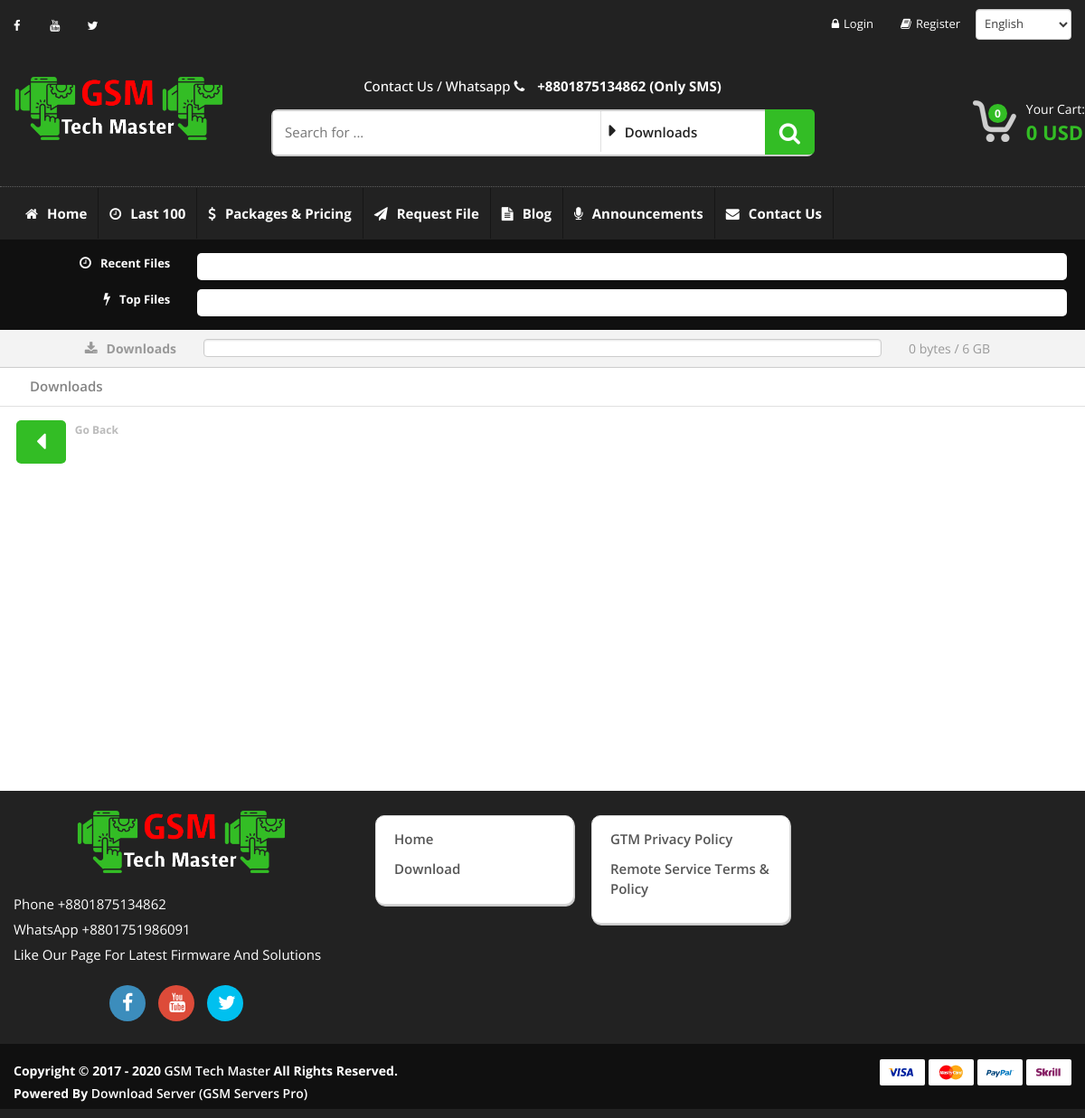
Screenshot of /pages/folders/index.php with the database file from the repository.
### tables this page shows
CREATE TABLE `interface_setup` (
  `id` bigint(20) UNSIGNED NOT NULL,
  `language` varchar(10) DEFAULT NULL,
  `skin` varchar(15) DEFAULT NULL,
  `default_password` varchar(300) DEFAULT NULL,
  `show_new_days` int(5) DEFAULT 3,
  `footer_text` text DEFAULT NULL,
  `copyright` text DEFAULT NULL,
  `header_contact` text DEFAULT NULL,
  `footer_contact` text DEFAULT NULL,
  `switch_language` int(1) UNSIGNED DEFAULT 0,
  `enable_review` int(1) UNSIGNED DEFAULT 0,
  `facebook_url` varchar(400) DEFAULT NULL,
  `youtube_url` varchar(400) DEFAULT NULL,
  `twitter_url` varchar(400) DEFAULT NULL,
  `linkedin_url` varchar(400) DEFAULT NULL,
  `instagram_url` varchar(400) DEFAULT NULL,
  `image_slider` int(1) DEFAULT 0,
  `download_search` int(1) DEFAULT 0,
  `download_folder` int(1) DEFAULT 0,
  `feature_and_arrival` int(1) DEFAULT 0,
  `best_sells` int(1) DEFAULT 1,
  `top_feature_product` int(1) DEFAULT 1,
  `top_and_recent_file_list` int(1) DEFAULT 1,
  `our_partner` int(1) DEFAULT 1,
  `active` int(1) DEFAULT 1,
  `created_at` timestamp NULL DEFAULT NULL,
  `updated_at` timestamp NULL DEFAULT NULL ON UPDATE current_timestamp(),
  `updated_by` int(11) DEFAULT NULL
);

CREATE TABLE `system_setup` (
  `id` int(11) NOT NULL,
  `site_title` tinytext DEFAULT NULL,
  `site_url` tinytext DEFAULT NULL,
  `site_logo` tinytext DEFAULT NULL,
  `lazy_image` tinytext DEFAULT NULL,
  `default_folder_icon` tinytext DEFAULT NULL,
  `default_file_thumbnail` tinytext DEFAULT NULL,
  `og_image` tinytext DEFAULT NULL,
  `fav_icon` tinytext DEFAULT NULL,
  `meta_tag` text DEFAULT NULL,
  `meta_description` text DEFAULT NULL,
  `support_email` tinytext DEFAULT NULL,
  `contact_email` tinytext DEFAULT NULL,
  `technical_email` tinytext DEFAULT NULL,
  `billing_email` tinytext DEFAULT NULL,
  `currency_code` varchar(10) DEFAULT NULL,
  `currency_format` varchar(10) DEFAULT NULL,
  `currency_decimal` varchar(10) DEFAULT NULL,
  `maximum_pending_order` varchar(10) DEFAULT NULL,
  `allow_registration` tinyint(1) DEFAULT 0,
  `mail_verification` tinyint(1) DEFAULT 0,
  `captcha_active` tinyint(1) DEFAULT 0,
  `lazy_active` tinyint(1) DEFAULT 0,
  `balance_order` tinyint(1) DEFAULT NULL,
  `balance_transfer` tinyint(1) DEFAULT 0,
  `show_partner` tinyint(1) DEFAULT 1,
  `show_recent_file` tinyint(1) DEFAULT 1,
  `show_top_file` tinyint(1) DEFAULT 1,
  `show_announcement` tinyint(1) DEFAULT 1,
  `login_download` tinyint(1) DEFAULT 1,
  `free_download_size` varchar(20) DEFAULT '5',
  `size_unit` varchar(6) DEFAULT 'GB',
  `size_in_bytes` varchar(40) DEFAULT '5368709120',
  `file_limit` int(4) DEFAULT 15,
  `theme_color` varchar(12) DEFAULT 'green',
  `theme_text` varchar(12) DEFAULT 'blue',
  `top_bar_color` varchar(12) DEFAULT 'yellow',
  `menu_bar_color` varchar(12) DEFAULT 'red',
  `header_color` varchar(12) DEFAULT 'pink',
  `news_part` varchar(12) DEFAULT 'orange',
  `folder_color` varchar(12) DEFAULT 'green',
  `footer_color` varchar(12) DEFAULT 'gray',
  `footer_bar_color` varchar(12) DEFAULT 'black',
  `show_map` int(1) DEFAULT 0,
  `map_url` varchar(400) DEFAULT 'https://www.google.com/maps/embed?pb=!1m18!1m12!1m3!1d3651.873610134837!2d90.4224795145893!3d23.751886084588595!2m3!1f0!2f0!3f0!3m2!1i1024!2i768!4f13.1!3m3!1m2!1s0x3755b871cec3a7e5%3A0xf766a4fabc165e9b!2sTaltola%20Market%20Rd%2C%20Dhaka!5e0!3m2!1sen!2sbd!4v1574410761745!5m2!1sen!2sbd',
  `is_email_verified` int(1) DEFAULT 1,
  `is_active` int(1) DEFAULT 1,
  `created_at` timestamp NULL DEFAULT current_timestamp(),
  `updated_at` timestamp NULL DEFAULT NULL ON UPDATE current_timestamp(),
  `created_by` int(11) DEFAULT NULL,
  `updated_by` int(11) DEFAULT NULL
);

### functions/common.php (called while the page is built, shortened)
<?php
function get_objects($conn, $table_name, $filter_set=array(), $order_by='id', $sorted='ASC'){
    if(!empty($filter_set)){
        $filter = '';
        $index = 0;
        foreach($filter_set as $key=>$value){
            if($index==0){
                if($value == ''){
                    $filter .= "WHERE $key IS NULL";
                }else{
                    $filter .= "WHERE $key = '$value'";
                }
            }else{
                if($value == ''){
                    $filter .= " AND $key IS NULL";
                }else{
                    $filter .= " AND $key = '$value'";
                }
            }
            $index = $index + 1;
        }
        $qry = "SELECT * FROM $table_name $filter ORDER BY $order_by $sorted";
    }else{
        $qry = "SELECT * FROM $table_name ORDER BY $order_by $sorted";
    }
    return $conn->query($qry);
}
?>

### components/recent-and-top-files.php (the view, shortened to what this page needs)
<div class="downloads-recent-header  row">
  <div class="rf-mq-container mq-container container">
    <div class="col-md-2 col-sm-3 col-xs-2 text-right">
      <i class="fa fa-clock-o fw-r10"></i><span class="hidden-xs font-13 text-bold">Recent Files</span>
    </div>
    <div class="col-md-10 col-sm-9 col-xs-10">
      <div class="marquee-set">
      </div>
    </div>
  </div>
  <div class="tf-mq-container mq-container container">
    <div class="col-md-2 col-sm-3 col-xs-2 text-right">
      <i class="fa fa-flash fw-r10"></i><span class="hidden-xs font-13 text-bold">Top Files</span>
    </div>
    <div class="col-md-10 col-sm-9 col-xs-10">
      <div class="marquee-set">
      </div>
    </div>
  </div>
</div>

### layout/navbar.php (shortened to what this page needs)
<nav class="top-bar animate-dropdown">
    <div class="container">
        <div class="col-md-4 col-sm-4 no-margin hidden-xs">
            <ul class="mar-t-5">
                <li>
                    <a target="_blank" href="<?=isset($facebook_url) ? $facebook_url : ''?>"
                        class="fa fa-lg fa-facebook bg-white"></a>
                </li>
                <li>
                    <a target="_blank" href="<?=isset($youtube_url) ? $youtube_url : ''?>"
                        class="fa fa-lg fa-youtube bg-white"></a>
                </li>
                <li>
                    <a target="_blank" href="<?=isset($twitter_url) ? $twitter_url : ''?>" class="fa fa-lg fa-twitter bg-white"></a>
                </li>
            </ul>
        </div>
        <div class="col-md-8 col-sm-8 col-xs-12 no-margin">
            <ul class="right">
                <li>
                    <a href="<?=LOGIN_URL?>"><i class="fa fa-lock fw-r5"></i>Login</a>
                </li>
                <li>
                    <a href="<?=SIGN_UP_URL?>"><i class="fa fa-book fw-r5"></i>Register</a>
                </li>
                <li class="hidden-xs">
                    <form id="change_language_form" class="form-inline" method="get" action="#">
                        <select class="form-control le-select" name="language" bind-sel="en"
                            onchange="$('#change_language_form').submit();">
                            <option value="en">English</option>
                        </select>
                    </form>
                </li>
            </ul>
        </div>
    </div>
</nav>
<header class="no-padding-bottom header-alt">
    <div class="container no-padding">
        <div class="col-md-3 col-sm-6 col-xs-12 logo-holder">
            <div class="logo">
                <a href="<?=BASE_URL?>">
                    <img src="<?=isset($site_logo) ? $site_logo : ''?>" alt="Download Server" />
                </a>
            </div>
        </div>
        <div class="col-md-6 hidden-sm hidden-xs top-search-holder no-margin">
            <div class="search-area-top">
                <p class="text-white"><?=isset($header_contact) ? $header_contact : ''?></p>
            </div>
            <div class="search-area">
                <form id="header_search_form" method="get" action="http://gsmtechmaster.com/search">
                    <div class="control-group">
                        <input class="search-field" name="keyword" placeholder="Search for ..." required>
                        <ul class="categories-filter animate-dropdown">
                            <li class="dropdown">
                                <a class="dropdown-toggle" data-toggle="dropdown" href="javascript:void(0)"><span
                                        id="header_search_cat">Downloads</span></a>
                            </li>
                        </ul>
                        <button role="button" type="submit" class="btn search-button"></button>
                    </div>
                </form>
            </div>
        </div>
        <div class="col-md-3 col-sm-6 col-xs-12 top-cart-row no-margin">
            <div class="top-cart-row-container">
                <div class="top-cart-holder dropdown animate-dropdown">
                    <div class="basket">
                        <a class="dropdown-toggle link-secondary" data-toggle="dropdown" href="#">
                            <div class="basket-item-count">
                                <span class="count">0</span>
                            </div>
                            <div class="total-price-basket">
                                <span class="lbl">Your Cart:</span>
                                <span class="total-price">
                                    0 USD
                                </span>
                            </div>
                        </a>
                    </div>
                </div>
            </div>
        </div>
    </div>
    <nav id="top-megamenu-nav" class="megamenu-vertical animate-dropdown">
        <div class="container">
            <div class="yamm navbar">
                <div class="collapse navbar-collapse" id="mc-horizontal-menu-collapse">
                    <ul class="nav navbar-nav">
                        <li><a href="<?=BASE_URL?>"><i class="fa fa-home fw-r10"></i>Home</a></li>
                        <li><a href="<?=RECENT_FILE_URL?>"><i class="fa fa-clock-o fw-r10"></i>Last 100</a></li>
                        <li><a href="<?=PACKAGE_URL?>"><i class="fa fa-dollar fw-r10"></i>Packages &amp; Pricing</a>
                        </li>
                        <li><a href="<?=REQUEST_FILE_URL?>"><i class="fa fa-send fw-r10"></i>Request File</a></li>
                        <li><a href="<?=BLOG_URL?>"><i class="fa fa-file-text fw-r10"></i>Blog</a></li>
                        <li><a href="<?=ANNOUNCEMENT_URL?>"><i class="fa fa-microphone fw-r10"></i>Announcements</a>
                        </li>
                        <li><a href="<?=CONTACT_US_URL?>"><i class="fa fa-envelope fw-r10"></i>Contact us</a></li>
                    </ul>
                </div>
            </div>
        </div>
    </nav>
</header>

### layout/footer.php
<footer id="footer" class="">
    <div class="link-list-row">
        <div class="container no-padding">
            <div class="col-xs-12 col-md-4 ">
                <div class="contact-info">
                    <div class="footer-logo text-center">
                        <img src="<?=isset($site_logo) ? BASE_URL.$site_logo : ''?>" alt="GSM server Free Firmware" />
                    </div>
                    <p>
                        <?=isset($footer_contact) ? $footer_contact : ''?>
                    </p>
                    <div class="social-icons text-center">
                        <ul>
                            <li>
                                <a target="_blank" href="<?=isset($facebook_url) ? $facebook_url : ''?>"
                                    class="fa fa-lg fa-facebook bg-light-blue"></a>
                            </li>
                            <li>
                                <a target="_blank" href="<?=isset($youtube_url) ? $youtube_url : ''?>"
                                    class="fa fa-lg fa-youtube bg-red"></a>
                            </li>
                            <li>
                                <a target="_blank" href="<?=isset($twitter_url) ? $twitter_url : ''?>"
                                    class="fa fa-lg fa-twitter bg-aqua"></a>
                            </li>
                        </ul>
                    </div>
                </div>
            </div>
            <div class="col-xs-12 col-md-8 no-margin">
                <div class="link-widget">
                    <div class="widget">
                        <ul>
                            <li><a href="<?=BASE_URL?>">Home</a></li>
                            <li><a href="download.html">Download</a></li>
                        </ul>
                    </div>
                </div>
                <div class="link-widget">
                    <div class="widget">
                        <ul>
                            <li><a
                                    href="page/Privacy-Policyda37.html?pid=eyJpdiI6ImFcL1lqbmREUTYyaUswU0VmOHdCeEN3PT0iLCJ2YWx1ZSI6IkpLbUVER09ta2g4U1dyXC9Ucml6ME5RPT0iLCJtYWMiOiI2NzFmYTdhYWZlMzdlNDkzOWFkMmY4OTk4YjQ5ZGI2NTY2OTlmNzFhMTMzYWE3MjdiNjY2ZjNiNDRkODc0NDM4In0=">GTM
                                    Privacy Policy</a></li>
                            <li><a
                                    href="page/online-remote-term-privacy-policyafb5.html?pid=eyJpdiI6InBCbVNcL0N1V0w4QU1GVW80R1hnT0hBPT0iLCJ2YWx1ZSI6Ikt2Ymc4N3BFaWRWMnptVVNNRldkK0E9PSIsIm1hYyI6Ijc3N2M1NGQ2NjUxMzdkNmEyMjg0ZGE0YTdmNThjNzJmOGE4NDNmY2E1ZWJkNWVmZjdmZDcyNjQ1ZGU1MDVmNDgifQ==">Remote
                                    Service Terms &amp; Policy</a></li>
                        </ul>
                    </div>
                </div>
            </div>
        </div>
    </div>
    <div class="copyright-bar">
        <div class="container">
            <div class="col-md-6 col-sm-6 col-xs-12 no-margin">
                <div class="copyright">
                    <?=isset($copyright) ? $copyright : ''?> <br>
                    <?=isset($footer_text) ? $footer_text : ''?>
                </div>
            </div>
            <div class="col-md-6 col-sm-6 col-xs-12 no-margin">
                <div class="payment-methods ">
                    <ul>
                        <li>
                            <img alt="Visa Card" src="<?=BASE_URL?>uploads/payments/payment-visa.png">
                        </li>
                        <li>
                            <img alt="Master Card" src="<?=BASE_URL?>uploads/payments/payment-master.png">
                        </li>
                        <li>
                            <img alt="Payple" src="<?=BASE_URL?>uploads/payments/payment-paypal.png">
                        </li>
                        <li>
                            <img alt="Skirll" src="<?=BASE_URL?>uploads/payments/payment-skrill.png">
                        </li>
                    </ul>
                </div>
            </div>
        </div>
    </div>
</footer>

### rows the page displays
system_setup: site_logo (picture)
interface_setup: header_contact "Contact Us / Whatsapp +8801875134862 (Only SMS)", footer_contact "Phone +8801875134862 WhatsApp +8801751986091 Like Our Page For Latest Firmware And Solutions", copyright "Copyright © 2017 - 2020 GSM Tech Master All Rights Reserved.", footer_text "Powered By Download Server (GSM Servers Pro)"

### other values shown
size_humanize($original_size)['SAU'] "0 bytes"
